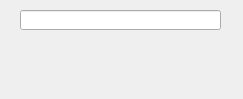
<?xml version="1.0" encoding="UTF-8"?>
<ui version="4.0">
 <class>widgetClass</class>
 <widget class="QMainWindow" name="widgetClass">
  <property name="geometry">
   <rect>
    <x>0</x>
    <y>0</y>
    <width>243</width>
    <height>99</height>
   </rect>
  </property>
  <property name="windowTitle">
   <string>Phone validation</string>
  </property>
  <widget class="QWidget" name="centralWidget">
   <widget class="QLineEdit" name="phone">
    <property name="geometry">
     <rect>
      <x>20</x>
      <y>10</y>
      <width>201</width>
      <height>20</height>
     </rect>
    </property>
   </widget>
   <widget class="QLabel" name="status">
    <property name="geometry">
     <rect>
      <x>90</x>
      <y>60</y>
      <width>47</width>
      <height>13</height>
     </rect>
    </property>
    <property name="text">
     <string/>
    </property>
   </widget>
  </widget>
 </widget>
 <layoutdefault spacing="6" margin="11"/>
 <resources>
  <include location="widget.qrc"/>
 </resources>
 <connections/>
</ui>
